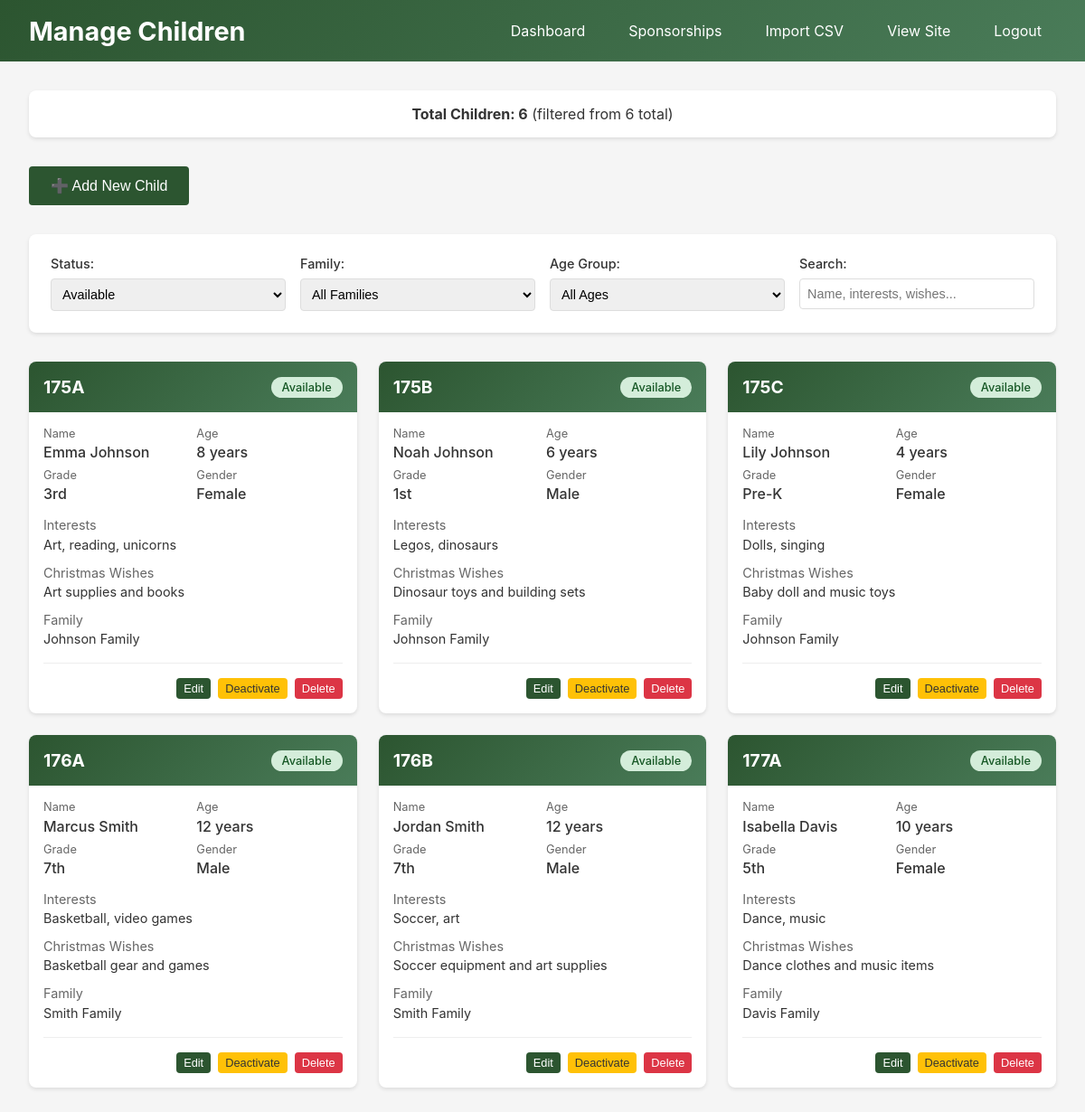
The app's page /admin/manage_children.php?status=available (signed in) with its own data.
### tables this page shows
CREATE TABLE children (
    id INT PRIMARY KEY AUTO_INCREMENT,
    family_id INT NOT NULL,
    child_letter VARCHAR(1) DEFAULT '',  
    
     
    name VARCHAR(100) NOT NULL,
    age INT NOT NULL,
    grade VARCHAR(20),  
    gender ENUM('M', 'F') NOT NULL,
    school VARCHAR(100),
    
     
    shirt_size VARCHAR(10),  
    pant_size VARCHAR(10),
    shoe_size VARCHAR(10),
    jacket_size VARCHAR(10),
    
     
    interests TEXT,  
    wishes TEXT,  
    special_needs TEXT,  
    
     
    status ENUM('available', 'pending', 'sponsored', 'inactive') DEFAULT 'available',
    photo_filename VARCHAR(255),  
    priority_level ENUM('normal', 'high', 'urgent') DEFAULT 'normal',
    
     
    created_at TIMESTAMP DEFAULT CURRENT_TIMESTAMP,
    updated_at TIMESTAMP DEFAULT CURRENT_TIMESTAMP ON UPDATE CURRENT_TIMESTAMP,
    
    FOREIGN KEY (family_id) REFERENCES families(id) ON DELETE CASCADE,
    INDEX idx_status (status),
    INDEX idx_age (age),
    INDEX idx_family (family_id),
    INDEX idx_gender (gender)
);

CREATE TABLE families (
    id INT PRIMARY KEY AUTO_INCREMENT,
    family_number VARCHAR(10) NOT NULL UNIQUE,  
    family_name VARCHAR(100) NOT NULL,
    notes TEXT,
    created_at TIMESTAMP DEFAULT CURRENT_TIMESTAMP,
    updated_at TIMESTAMP DEFAULT CURRENT_TIMESTAMP ON UPDATE CURRENT_TIMESTAMP
);

### includes/database_wrapper.php (called while the page is built, shortened)
<?php
class Database {
    public static function fetchAll(string $sql, array $params = []): array {
        $pdo = \CFK\Config\Database::getConnection();
        $stmt = $pdo->prepare($sql);
        $stmt->execute($params);
        return $stmt->fetchAll(PDO::FETCH_ASSOC);
    }
    public static function fetchRow(string $sql, array $params = []):? array {
        $pdo = \CFK\Config\Database::getConnection();
        $stmt = $pdo->prepare($sql);
        $stmt->execute($params);
        $result = $stmt->fetch(PDO::FETCH_ASSOC);
        return $result ?: null;
    }
}

### includes/functions.php (called while the page is built, shortened)
<?php
function getChildrenCount(array $filters = []): int {
    $sql = "
        SELECT COUNT(*) as total
        FROM children c
        JOIN families f ON c.family_id = f.id
        WHERE 1=1
    ";
    $params = [];
    if (!isset($filters['status'])) {
        $sql .= " AND c.status = 'available'";
    }
    $result = Database::fetchRow($sql, $params);
    return (int) $result['total'];
}

### config/config.php (called while the page is built, shortened)
<?php
require_once __DIR__ . '/../includes/database_wrapper.php';
function sanitizeString(string $input): string {
    return trim(htmlspecialchars($input, ENT_QUOTES, 'UTF-8'));
}

### admin/manage_children.php (the view, shortened to what this page needs)
<?php
require_once __DIR__ . '/../config/config.php';
require_once __DIR__ . '/../includes/functions.php';
$statusFilter = $_GET['status'] ?? 'all';
$familyFilter = $_GET['family'] ?? 'all';
$ageFilter = $_GET['age'] ?? 'all';
$searchQuery = $_GET['search'] ?? '';
$page = max(1, sanitizeInt($_GET['page'] ?? 1));
$perPage = 20;
$whereConditions = [];
$params = [];
if ($statusFilter !== 'all') {
    $whereConditions[] = "c.status = ?";
    $params[] = $statusFilter;
}
$whereClause = empty($whereConditions) ? '' : 'WHERE ' . implode(' AND ', $whereConditions);
$countQuery = "SELECT COUNT(*) as total FROM children c JOIN families f ON c.family_id = f.id $whereClause";
$totalCount = Database::fetchRow($countQuery, $params)['total'] ?? 0;
$offset = ($page - 1) * $perPage;
$children = Database::fetchAll("
    SELECT c.*, f.family_number, f.family_name,
           CONCAT(f.family_number, c.child_letter) as display_id,
           (SELECT COUNT(*) FROM sponsorships s WHERE s.child_id = c.id AND s.status IN ('pending', 'confirmed')) as sponsorship_count
    FROM children c
    JOIN families f ON c.family_id = f.id
    $whereClause
    ORDER BY f.family_number ASC, c.child_letter ASC
    LIMIT $perPage OFFSET $offset
", $params);
?>
<!DOCTYPE html>
<html lang="en">
<head>
</head>
<body>
    <header class="header">
        <h1>Manage Children</h1>
        <nav class="nav-links">
            <a href="index.php">Dashboard</a>
            <a href="manage_sponsorships.php">Sponsorships</a>
            <a href="import_csv.php">Import CSV</a>
            <a href="../index.php" target="_blank">View Site</a>
            <a href="login.php?logout=1">Logout</a>
        </nav>
    </header>
    <div class="container">
        <div class="stats-summary">
            <strong>Total Children: <?php echo $totalCount; ?></strong>
            <?php if ($statusFilter !== 'all' || $familyFilter !== 'all' || $ageFilter !== 'all' || !empty($searchQuery)): ?>
                (filtered from <?php echo getChildrenCount([]); ?> total)
            <?php endif; ?>
        </div>
        <div class="top-actions">
            <button onclick="showAddModal()" class="btn btn-primary btn-large">
                ➕ Add New Child
            </button>
        </div>
        <form method="GET" class="filters" id="filterForm">
            <div class="filter-group">
                <label for="status">Status:</label>
                <select id="status" name="status" onchange="document.getElementById('filterForm').submit()">
                    <option value="available" <?php echo $statusFilter === 'available' ? 'selected' : ''; ?>>Available</option>
                </select>
            </div>
            <div class="filter-group">
                <label for="family">Family:</label>
                <select id="family" name="family" onchange="document.getElementById('filterForm').submit()">
                    <option value="all" <?php echo $familyFilter === 'all' ? 'selected' : ''; ?>>All Families</option>
                </select>
            </div>
            <div class="filter-group">
                <label for="age">Age Group:</label>
                <select id="age" name="age" onchange="document.getElementById('filterForm').submit()">
                    <option value="all" <?php echo $ageFilter === 'all' ? 'selected' : ''; ?>>All Ages</option>
                </select>
            </div>
            <div class="filter-group">
                <label for="search">Search:</label>
                <input type="text"
                       id="search"
                       name="search"
                       value="<?php echo sanitizeString($searchQuery); ?>"
                       placeholder="Name, interests, wishes..."
                       onchange="document.getElementById('filterForm').submit()">
            </div>
        </form>
        <?php if (empty($children)): ?>
            <div class="empty-state">
                <h3>No Children Found</h3>
                <p>No children match the current filters. Try adjusting your search criteria or add a new child.</p>
                <button onclick="showAddModal()" class="btn btn-primary">Add First Child</button>
            </div>
        <?php else: ?>
            <div class="children-grid">
                <?php foreach ($children as $child): ?>
                    <div class="child-card">
                        <div class="child-header">
                            <div class="child-id"><?php echo sanitizeString($child['display_id']); ?></div>
                            <span class="status-badge status-<?php echo $child['status']; ?>">
                                <?php echo ucfirst($child['status']); ?>
                            </span>
                        </div>
                        <div class="child-body">
                            <div class="child-info">
                                <div class="info-item">
                                    <div class="info-label">Name</div>
                                    <div class="info-value"><?php echo sanitizeString($child['name']); ?></div>
                                </div>
                                <div class="info-item">
                                    <div class="info-label">Age</div>
                                    <div class="info-value"><?php echo $child['age']; ?> years</div>
                                </div>
                                <div class="info-item">
                                    <div class="info-label">Grade</div>
                                    <div class="info-value"><?php echo !empty($child['grade']) ? sanitizeString($child['grade']) : 'Not specified'; ?></div>
                                </div>
                                <div class="info-item">
                                    <div class="info-label">Gender</div>
                                    <div class="info-value"><?php echo $child['gender'] === 'M' ? 'Male' : 'Female'; ?></div>
                                </div>
                            </div>
                            <div class="child-details">
                                <?php if (!empty($child['interests'])): ?>
                                    <div class="detail-section">
                                        <div class="detail-label">Interests</div>
                                        <div class="detail-value"><?php echo sanitizeString($child['interests']); ?></div>
                                    </div>
                                <?php endif; ?>
                                <?php if (!empty($child['wishes'])): ?>
                                    <div class="detail-section">
                                        <div class="detail-label">Christmas Wishes</div>
                                        <div class="detail-value"><?php echo sanitizeString(substr($child['wishes'], 0, 100)); ?><?php echo strlen($child['wishes']) > 100 ? '...' : ''; ?></div>
                                    </div>
                                <?php endif; ?>
                                <div class="detail-section">
                                    <div class="detail-label">Family</div>
                                    <div class="detail-value"><?php echo sanitizeString($child['family_name']); ?></div>
                                </div>
                            </div>
                            <div class="child-actions">
                                <button onclick="showEditModal(<?php echo $child['id']; ?>)" class="btn btn-primary btn-small">
                                    Edit
                                </button>
                                <?php if ($child['status'] === 'available'): ?>
                                    <form method="POST" style="display: inline;">
                                        <button type="submit" class="btn btn-warning btn-small">Deactivate</button>
                                    </form>
                                <?php endif; ?>
                                <?php if ($child['sponsorship_count'] == 0): ?>
                                    <form method="POST" style="display: inline;">
                                        <button type="submit"
                                                class="btn btn-danger btn-small"
                                                onclick="return confirm('Are you sure you want to delete this child? This action cannot be undone.')">
                                            Delete
                                        </button>
                                    </form>
                                <?php endif; ?>
                            </div>
                        </div>
                    </div>
                <?php endforeach; ?>
            </div>
        <?php endif; ?>
    </div>
</body>
</html>

### admin/manage_children.php (style rules this page uses)
* { margin: 0; padding: 0; box-sizing: border-box; }
body { font-family: -apple-system, BlinkMacSystemFont, 'Segoe UI', Roboto, sans-serif; background: #f5f5f5; color: #333; }
.header { background: linear-gradient(135deg, #2c5530 0%, #4a7c59 100%); color: white; padding: 1rem 2rem; display: flex; justify-content: space-between; align-items: center; }
.header h1 { font-size: 1.8rem; }
.nav-links { display: flex; gap: 1rem; }
.nav-links a { color: white; text-decoration: none; padding: 0.5rem 1rem; border-radius: 6px; transition: background 0.2s; }
.container { max-width: 1400px; margin: 0 auto; padding: 2rem; }
.top-actions { display: flex; justify-content: space-between; align-items: center; margin-bottom: 2rem; gap: 2rem; }
.filters { background: white; padding: 1.5rem; border-radius: 8px; box-shadow: 0 2px 4px rgba(0,0,0,0.1); margin-bottom: 2rem; display: grid; grid-template-columns: repeat(auto-fit, minmax(200px, 1fr)); gap: 1rem; }
.filter-group { display: flex; flex-direction: column; gap: 0.5rem; }
.filter-group label { font-weight: 500; color: #333; font-size: 0.9rem; }
.filter-group input, .filter-group select { padding: 0.5rem; border: 1px solid #ddd; border-radius: 4px; font-size: 0.9rem; }
.children-grid { display: grid; grid-template-columns: repeat(auto-fill, minmax(350px, 1fr)); gap: 1.5rem; }
.child-card { background: white; border-radius: 8px; box-shadow: 0 2px 4px rgba(0,0,0,0.1); overflow: hidden; }
.child-header { background: linear-gradient(135deg, #2c5530 0%, #4a7c59 100%); color: white; padding: 1rem; display: flex; justify-content: space-between; align-items: center; }
.child-id { font-size: 1.2rem; font-weight: bold; }
.child-body { padding: 1rem; }
.child-info { display: grid; grid-template-columns: 1fr 1fr; gap: 0.5rem; margin-bottom: 1rem; }
.info-item { display: flex; flex-direction: column; }
.info-label { font-size: 0.8rem; color: #666; margin-bottom: 0.2rem; }
.info-value { font-weight: 500; }
.child-details { margin: 1rem 0; }
.detail-section { margin-bottom: 0.75rem; }
.detail-label { font-size: 0.9rem; color: #666; margin-bottom: 0.2rem; }
.detail-value { font-size: 0.9rem; line-height: 1.4; }
.child-actions { display: flex; gap: 0.5rem; justify-content: flex-end; padding-top: 1rem; border-top: 1px solid #eee; }
.status-badge { padding: 0.25rem 0.75rem; border-radius: 20px; font-size: 0.8rem; font-weight: 500; display: inline-block; }
.status-available { background: #d4edda; color: #155724; }
.btn { padding: 0.5rem 1rem; border: none; border-radius: 4px; cursor: pointer; font-size: 0.9rem; text-decoration: none; display: inline-block; text-align: center; transition: background 0.2s; }
.btn-primary { background: #2c5530; color: white; }
.btn-warning { background: #ffc107; color: #333; }
.btn-danger { background: #dc3545; color: white; }
.btn-small { padding: 0.25rem 0.5rem; font-size: 0.8rem; }
.btn-large { padding: 0.75rem 1.5rem; font-size: 1rem; }
.stats-summary { background: white; padding: 1rem; border-radius: 8px; box-shadow: 0 2px 4px rgba(0,0,0,0.1); margin-bottom: 2rem; text-align: center; }

### records on screen
children: display_id "175A", status "Available", name "Emma Johnson", age "8", grade "3rd", gender "Female", interests "Art, reading, unicorns", wishes "Art supplies and books", family.family_name "Johnson Family"
children: display_id "175B", status "Available", name "Noah Johnson", age "6", grade "1st", gender "Male", interests "Legos, dinosaurs", wishes "Dinosaur toys and building sets", family.family_name "Johnson Family"
children: display_id "175C", status "Available", name "Lily Johnson", age "4", grade "Pre-K", gender "Female", interests "Dolls, singing", wishes "Baby doll and music toys", family.family_name "Johnson Family"
children: display_id "176A", status "Available", name "Marcus Smith", age "12", grade "7th", gender "Male", interests "Basketball, video games", wishes "Basketball gear and games", family.family_name "Smith Family"
children: display_id "176B", status "Available", name "Jordan Smith", age "12", grade "7th", gender "Male", interests "Soccer, art", wishes "Soccer equipment and art supplies", family.family_name "Smith Family"
children: display_id "177A", status "Available", name "Isabella Davis", age "10", grade "5th", gender "Female", interests "Dance, music", wishes "Dance clothes and music items", family.family_name "Davis Family"

### other values on screen
$totalCount "6"
getChildrenCount([]) "6"
